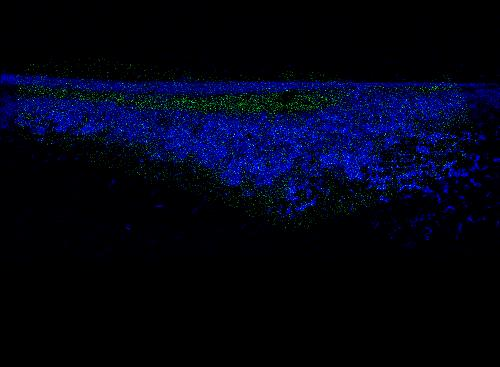
#> input picture Image_Reconstructed__6-Mg.tif_over_6-Na.tif.jpg, 500 x 367 px
$ python MainContour.py Image_Reconstructed__6-Mg.tif_over_6-Na.tif.jpg
#> lines starting #> are read from the running program, lines starting #| are printed output that depends on the picture
import cv2
import numpy as np
import sys
from scipy.optimize import curve_fit as fit
from scipy import exp
from matplotlib import pyplot as plt

import pdb


drawing = False # true if mouse is pressed
ix = -1 #Creamos un punto inicial x,y
iy = -1,
dotslist = [] #Creamos una lista donde almacenaremos los puntos del contorno

# mouse callback function
# [40 lines left out: functions draw_dots, Croped, not called in this run]

def histogram(img, mask):
    hist = cv2.calcHist([img], [0], mask, [256], [0,256])
    return hist

# [41 lines left out: functions Listing, MeanAndSigma, gaussModel, gauss, maximum_value, not called in this run]


file = str(sys.argv[1])

img = cv2.imread(file)#Lee la imagen a color
#> img is the input picture: shape (367, 500, 3); mean B, G, R 22.1, 4, 2
img2 = cv2.imread(file,cv2.IMREAD_GRAYSCALE)#Lee la imagen pero en intensidad (B and W)
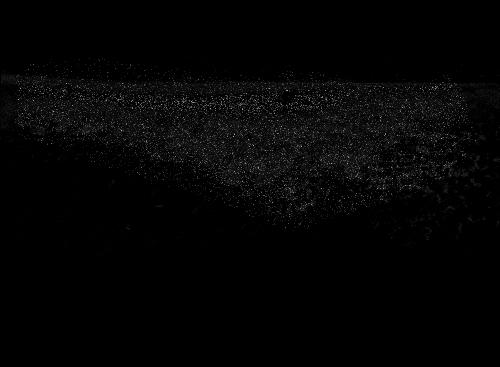
#> img2: shape (367, 500); min 0, max 182, mean 4.7
cv2.namedWindow(file)#Cremaos la ventana para mistras a img
cv2.setMouseCallback(file,draw_dots) #llamamos al MouseCall para dibujar el contorno


while(1):
    cv2.imshow(file,img) #Mostramos a img en la ventana para dibujar el contono

    k = cv2.waitKey(1) & 0xFF
#> (key Esc is pressed here)

    if k == 32: #space
        dotslist = np.asarray(dotslist)#Convertimos el contorno en un array de numpy

        #Aplicamos el contorno a la image a partir de dtolist
        img_croped_BB = Croped(dotslist, img2)[0]#Rcuperamos solo la region de interes (imagen cortada con bordes negros)
        mask = Croped(dotslist, img2)[1] #Recuperamos la mascara creada
        img_croped = Croped(dotslist, img2)[2]#recuperamos la imagen cortada en rectangulo para analizar con la mascara
        hist = histogram(img_croped, mask)#Calculamos el histograma usando la mascara #len(hist) = 256
        hist = Listing(hist)

        #Analisis
        x = np.linspace(0.0, len(hist), len(hist)) #creamos los x para hace el fit, (inicio, final, numero total)
        [mean, sigma] = MeanAndSigma(x, hist)
        [maxg, meang, sigmag] = gauss(gaussModel, x, hist, p0=[max(hist), mean, sigma])#popt son los parametros del fit, pcov es la curva del fit
        fit = gaussModel(x, maxg, meang, sigma)

        name1 = file[0:-4]#definimos un mobre sin la extrension del archvo
        [hist_max_val, hist_max_ubication, gmax_val, gmax_ubication]= maximum_value(hist, fit)

        #Histograma con fit
        fig1 = plt.figure()
        ax1 = fig1.add_subplot(111)
        ax1.set_xlabel('Intensity Values', fontsize= 12)
        ax1.set_ylabel('Counts', fontsize= 12)
        ax1.set_title('Histogram of: ' + name1)
        ax1.set_xticks(np.arange(0, len(x), step=20))
        #ax1.set_yticks(np.arange(0, max(hist), step=100))
        ax1.plot(x, hist, '-', color='red', markersize=6, label = 'histogram', linewidth=2)#ploteamos el histograma
        ax1.plot(x, fit, '-', color='teal', markersize=1, label = 'gaussian fit', linewidth=1)#ploteamos el histograma
        ax1.axvline(x = gmax_ubication)#DIbujamos una linea vertical
        ax1.text(gmax_ubication + 25, (hist_max_val)/2, 'max value: ' + str(gmax_ubication))
        ax1.legend(loc='best')
        plt.savefig('Histogram of ' + name1)

        #Imagen e histograma
        fig2 = plt.figure()
        plt.subplots_adjust(left=None, bottom=None, right=None, top=None, wspace=0.5, hspace=0.5)
        #imagen
        ax2 = fig2.add_subplot(121)
        ax2.set_xlabel('x pixel position', fontsize= 12)
        ax2.set_ylabel('y pixel position', fontsize= 12)
        ax2.set_title('Image: ' + name1)
        ax2.imshow(img_croped_BB, cmap= 'Greys')
        ax2.legend(loc='best')

        #histograma
        ax3 = fig2.add_subplot(122)
        ax3.set_xlabel('Intensity Values', fontsize= 12)
        ax3.set_ylabel('Counts', fontsize= 12)
        ax3.set_title('Histogram of: ' + name1)
        ax3.plot(x, hist, '-', color='red', markersize=6, label = 'histogram', linewidth=2)#ploteamos el histograma
        ax3.plot(x, fit, '-', color='teal', markersize=1, label = 'gaussian fit', linewidth=1)#ploteamos el histograma
        plt.savefig('Interest seccion and histogram of ' + name1)

        plt.show()
        cv2.imshow('croped', img_croped_BB)#Mostramos img2 con el contorno
        cv2.imwrite("Corte_" + name1 +'.jpg', img_croped_BB)


    if k == 27:#esc
        #pdb.set_trace()
        break# hace,el break para para el programa si se estripa esc

cv2.destroyAllWindows()#Destruimos todas las ventanas

$ run again, on 1-Na.jpg
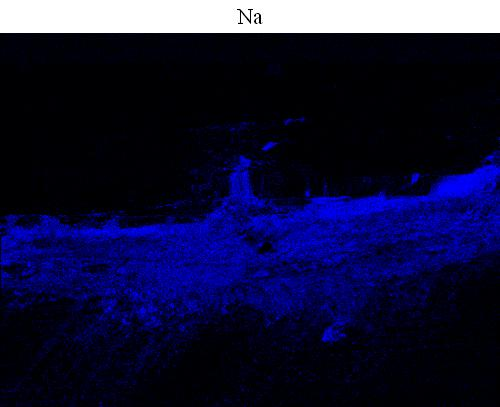
#> input picture 1-Na.jpg, 500 x 407 px
#> img is the input picture: shape (407, 500, 3); mean B, G, R 58.6, 21.3, 21.3
#> `img2 = cv2.imread(file,cv2.IMREAD_GRAYSCALE)#Lee la imagen pero en int..`:
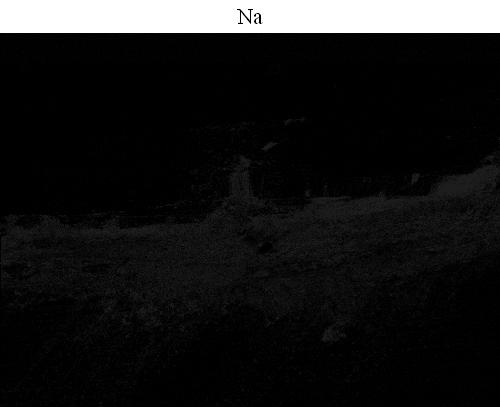
#> img2: shape (407, 500); min 0, max 255, mean 24.9
